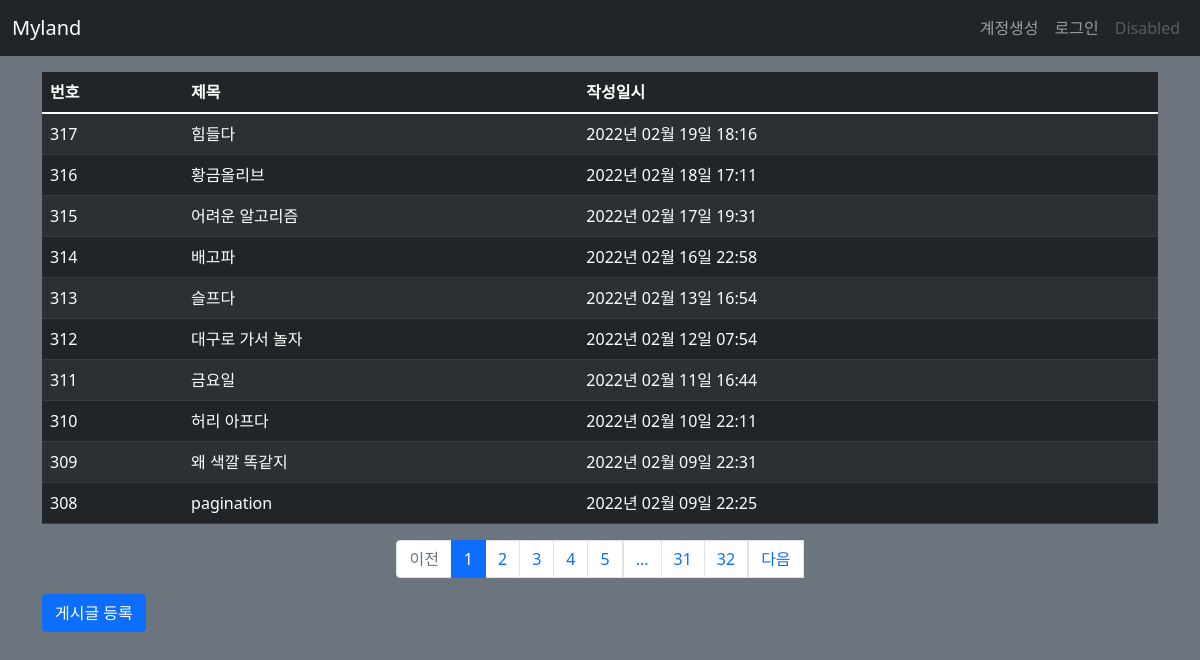
/post/list/, run on the app's committed database.
### myland/models.py (models this page shows)
class Post(db.Model):
    id = db.Column(db.Integer, primary_key=True)
    title = db.Column(db.String(200), nullable=False)
    content = db.Column(db.Text, nullable=False)
    create_date = db.Column(db.DateTime(), nullable=False)

### myland/views/post_views.py (the view)
@bp.route('/list/')
def _list():
    page = request.args.get('page', type=int, default=1)
    post_list = Post.query.order_by(Post.create_date.desc())
    post_list = post_list.paginate(page, per_page=10)
    return render_template('post/post_list.html', post_list=post_list)

### myland/filter.py (called while the page is built)
def format_datetime(value, fmt='%Y년 %m월 %d일 %H:%M'):
    return value.strftime(fmt)

### myland/templates/post/post_list.html
{% extends 'base.html' %}
{% block content %}
<div class="container my-3">
  <table class="table table-dark table-striped table-hover">
    <thead>
    <tr>
      <th>번호</th>
      <th>제목</th>
      <th>작성일시</th>
    </tr>
    </thead>
    <tbody>
    {% if post_list %}
    {% for post in post_list.items %}
    <tr>
      <td>{{ post_list.total - ((post_list.page - 1) * post_list.per_page) - loop.index0 }}</td>
      <td>
        <a href="{{ url_for('post.detail', post_id=post.id) }}" style="text-decoration-line: none; color: white;">{{ post.title }}</a>
      </td>
      <td>{{ post.create_date|datetime }}</td>
    </tr>
    {% endfor %}
    {% else %}
    <tr>
      <td colspan="3">게시글이 없습니다.</td>
    </tr>
    {% endif %}
    </tbody>
  </table>
  <ul class="pagination justify-content-center">
    {% if post_list.has_prev %}
    <li class="page-item">
      <a class="page-link" href="?page={{ post_list.prev_num }}">이전</a>
    </li>
    {% else %}
    <li class="page-item disabled">
      <a class="page-link" tabindex="-1" aria-disabled="true" href="#">이전</a>
    </li>
    {% endif %}
    {% for page_num in post_list.iter_pages() %}
      {% if page_num %}
        {% if page_num != post_list.page %}
        <li class="page-item">
          <a class="page-link" href="?page={{ page_num }}">{{ page_num }}</a>
        </li>
        {% else %}
        <li class="page-item active" aria-current="page">
          <a class="page-link" href="#">{{ page_num }}</a>
        </li>
        {% endif %}
      {% else %}
        <li class="disabled">
          <a class="page-link" href="#">...</a>
        </li>
      {% endif %}
    {% endfor %}
    {% if post_list.has_next %}
    <li class="page-items">
      <a class="page-link" href="?page={{ post_list.next_num }}">다음</a>
    </li>
    {% else %}
    <li class="page-item disabled">
      <a class="page-link" tabindex="-1" aria-disabled="true" href="#">다음</a>
    </li>
    {% endif %}
  </ul>
  <a href="{{ url_for('post.create') }}" class="btn btn-primary">게시글 등록</a>
</div>
{% endblock %}

### myland/templates/base.html (shortened to what this page needs)
<!DOCTYPE html>
<html lang="ko">
<head>
  <link href="https://cdn.jsdelivr.net/npm/bootstrap@5.1.3/dist/css/bootstrap.min.css" rel="stylesheet">
  <link rel="stylesheet" href="{{ url_for('static', filename='style.css') }}">
</head>
<body class="bg-secondary pt-5 mt-2">
  <nav class="navbar navbar-expand-md navbar-dark bg-dark fixed-top">
    <div class="container-fluid">
      <a class="navbar-brand" href="{{ url_for('main.index') }}">Myland</a>
      <div class="collapse navbar-collapse" id="navbarSupportedContent">
        <ul class="navbar-nav ms-auto mb-2 mb-lg-0">
          <li class="nav-item">
            <a class="nav-link" href="{{ url_for('auth.signup') }}">계정생성</a>
          </li>
          <li class="nav-item">
            <a class="nav-link" href="#">로그인</a>
          </li>
          <li class="nav-item">
            <a class="nav-link disabled">Disabled</a>
          </li>
        </ul>
      </div>
    </div>
  </nav>
  {% block content %}
  {% endblock %}
</body>
</html>

### data on the page
Post: id "317", title "힘들다", create_date "2022년 02월 19일 18:16"
Post: id "316", title "황금올리브", create_date "2022년 02월 18일 17:11"
Post: id "315", title "어려운 알고리즘", create_date "2022년 02월 17일 19:31"
Post: id "314", title "배고파", create_date "2022년 02월 16일 22:58"
Post: id "313", title "슬프다", create_date "2022년 02월 13일 16:54"
Post: id "312", title "대구로 가서 놀자", create_date "2022년 02월 12일 07:54"
Post: id "311", title "금요일", create_date "2022년 02월 11일 16:44"
Post: id "310", title "허리 아프다", create_date "2022년 02월 10일 22:11"
Post: id "309", title "왜 색깔 똑같지", create_date "2022년 02월 09일 22:31"
Post: id "308", title "pagination", create_date "2022년 02월 09일 22:25"

### other printed values
{{ page_num }} "1"
{{ page_num }} "2" "3" "4" "5" "31" "32"
